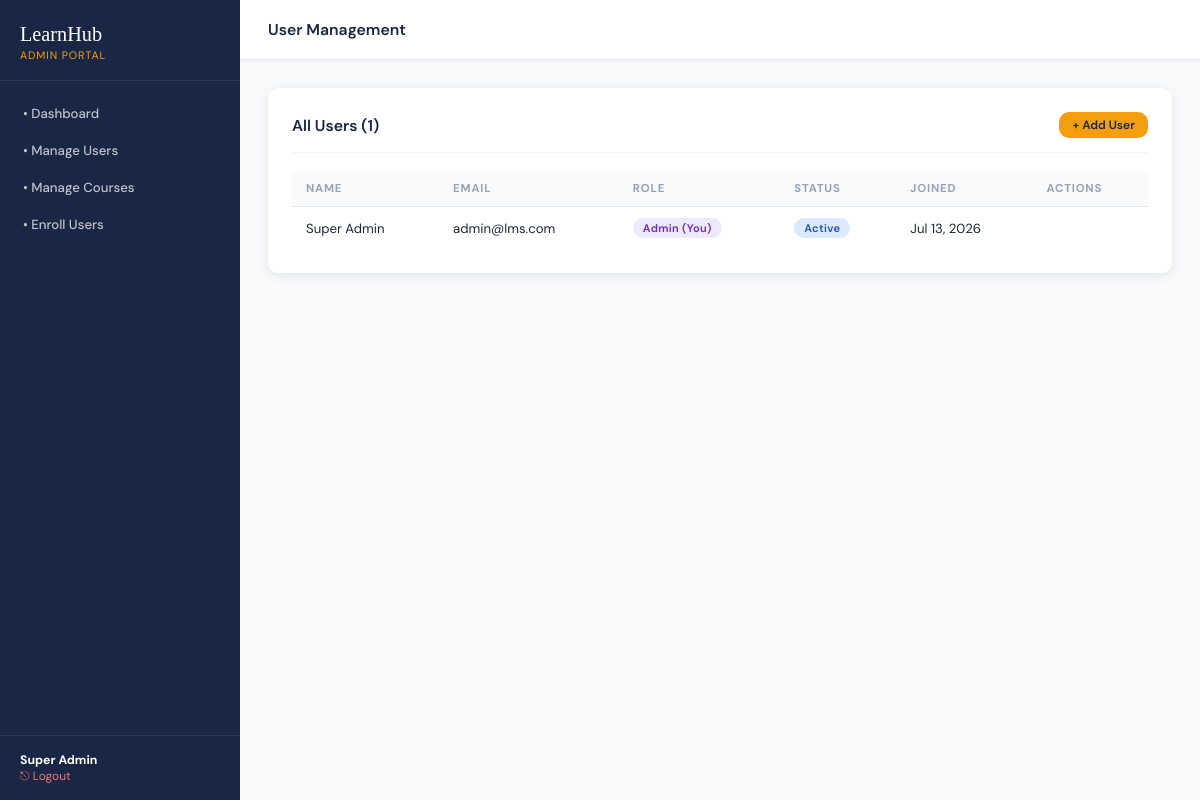
/admin/manage_users.php (signed in), run on the app's committed database.
### tables this page shows
CREATE TABLE IF NOT EXISTS users (
  id          INT AUTO_INCREMENT PRIMARY KEY,
  name        VARCHAR(120)  NOT NULL,
  email       VARCHAR(180)  NOT NULL UNIQUE,
  password    VARCHAR(255)  NOT NULL,
  role        ENUM('admin','instructor','student') NOT NULL DEFAULT 'student',
  is_active   TINYINT(1)    NOT NULL DEFAULT 1,
  created_at  TIMESTAMP     DEFAULT CURRENT_TIMESTAMP
);

### includes/functions.php (called while the page is built, shortened)
<?php
function e(string $s): string {
    return htmlspecialchars($s, ENT_QUOTES, 'UTF-8');
}

### includes/auth.php (called while the page is built, shortened)
<?php
function current_user_id(): int  { return (int)($_SESSION['user_id'] ?? 0); }

### admin/manage_users.php (the view, shortened to what this page needs)
<?php
require_once __DIR__ . '/../config.php';
require_once ROOT_PATH . '/includes/layout.php';
$users = $pdo->query('SELECT * FROM users ORDER BY created_at DESC')->fetchAll();
?>
<div class="card">
  <div class="card-header">
    <h3>All Users (<?= count($users) ?>)</h3>
    <a href="<?= BASE_URL ?>register.php" class="btn btn-amber btn-sm">+ Add User</a>
  </div>
  <div class="table-wrap">
    <table>
      <thead>
        <tr><th>Name</th><th>Email</th><th>Role</th><th>Status</th><th>Joined</th><th>Actions</th></tr>
      </thead>
      <tbody>
      <?php foreach ($users as $u): ?>
        <tr>
          <td><?= e($u['name']) ?></td>
          <td><?= e($u['email']) ?></td>
          <td>
            <?php if ($u['id'] !== current_user_id()): ?>
            <form method="post" style="display:inline">
              <input type="hidden" name="action"  value="change_role">
              <input type="hidden" name="user_id" value="<?= $u['id'] ?>">
              <select name="new_role" onchange="this.form.submit()" style="padding:4px 8px;border-radius:6px;border:1px solid #e2e8f0;font-size:.8rem;">
                <?php foreach (['student','instructor','admin'] as $r): ?>
                  <option value="<?= $r ?>" <?= $u['role']===$r?'selected':'' ?>><?= ucfirst($r) ?></option>
                <?php endforeach; ?>
              </select>
            </form>
            <?php else: ?>
              <span class="badge badge-admin">Admin (You)</span>
            <?php endif; ?>
          </td>
          <td>
            <span class="badge badge-<?= $u['is_active'] ? 'active' : 'inactive' ?>">
              <?= $u['is_active'] ? 'Active' : 'Inactive' ?>
            </span>
          </td>
          <td><?= date('M d, Y', strtotime($u['created_at'])) ?></td>
          <td>
          </td>
        </tr>
      <?php endforeach; ?>
      </tbody>
    </table>
  </div>
</div>

### assets/css/style.css (style rules this page uses)
:root { --navy: #1a2744; --navy2: #243258; --amber: #f59e0b; --amber2: #fbbf24; --red: #dc2626; --green: #16a34a; --white: #ffffff; --gray50: #f8fafc; --gray100: #f1f5f9; --gray200: #e2e8f0; --gray400: #94a3b8; --gray600: #475569; --gray800: #1e293b; --shadow: 0 2px 12px rgba(26,39,68,.10); --radius: 10px; --font: 'DM Sans', sans-serif; --font-h: 'Playfair Display', serif; --sidebar: 240px; --topbar: 60px; }
*, *::before, *::after { box-sizing: border-box; margin: 0; padding: 0; }
html { font-size: 15px; scroll-behavior: smooth; }
body { font-family: var(--font); background: var(--gray50); color: var(--gray800); min-height: 100vh; }
a { color: inherit; text-decoration: none; }
.btn { display: inline-flex; align-items: center; gap: 6px; padding: 9px 20px; border: none; border-radius: var(--radius); font-family: var(--font); font-size: .88rem; font-weight: 600; cursor: pointer; transition: all .18s; text-decoration: none; }
.btn-amber { background: var(--amber); color: var(--navy); }
.btn-sm { padding: 5px 13px; font-size: .80rem; }
.card { background: var(--white); border-radius: var(--radius); box-shadow: var(--shadow); padding: 24px; margin-bottom: 24px; }
.card-header { display: flex; align-items: center; justify-content: space-between; margin-bottom: 18px; padding-bottom: 14px; border-bottom: 1px solid var(--gray100); }
.card-header h3 { font-size: 1.05rem; font-weight: 600; color: var(--navy); }
.table-wrap { overflow-x: auto; }
table { width: 100%; border-collapse: collapse; font-size: .88rem; }
thead th { background: var(--gray50); padding: 10px 14px; text-align: left; font-size: .76rem; text-transform: uppercase; letter-spacing: .07em; color: var(--gray400); border-bottom: 1px solid var(--gray200); }
tbody td { padding: 11px 14px; border-bottom: 1px solid var(--gray100); color: var(--gray800); vertical-align: middle; }
tbody tr:last-child td { border-bottom: none; }
.badge { display: inline-flex; align-items: center; padding: 3px 10px; border-radius: 99px; font-size: .74rem; font-weight: 600; letter-spacing: .03em; }
.badge-active { background:#dbeafe; color:#1d4ed8; }
.badge-admin { background:#ede9fe; color:#6d28d9; }

### data on the page
users: name "Super Admin", email "admin@lms.com", shows "Admin (You)", is_active "Active", created_at "Jul 13, 2026"

### other printed values
$badge "ADMIN"
$icon "•"
$item['label'] "Dashboard"
$item['label'] "Manage Users"
$item['label'] "Manage Courses"
$item['label'] "Enroll Users"
$name "Super Admin"
$pageTitle "User Management"
count($users) "1"
